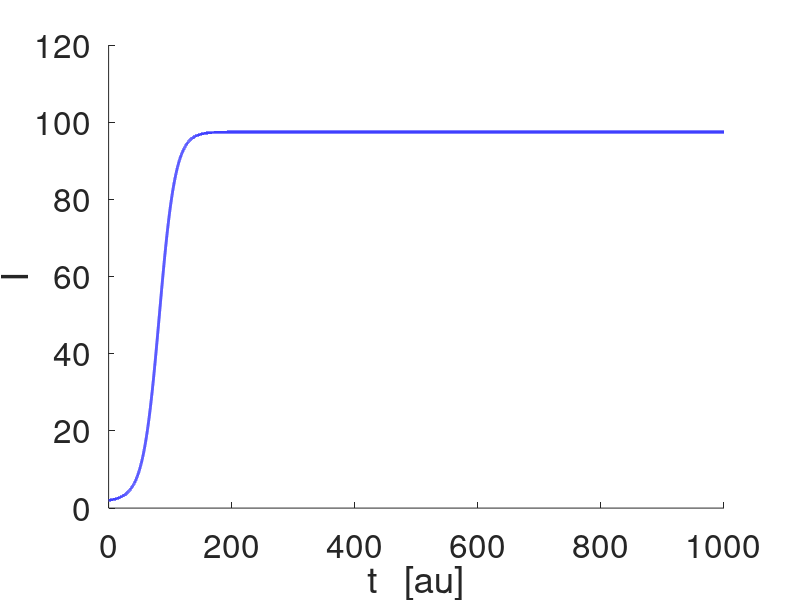
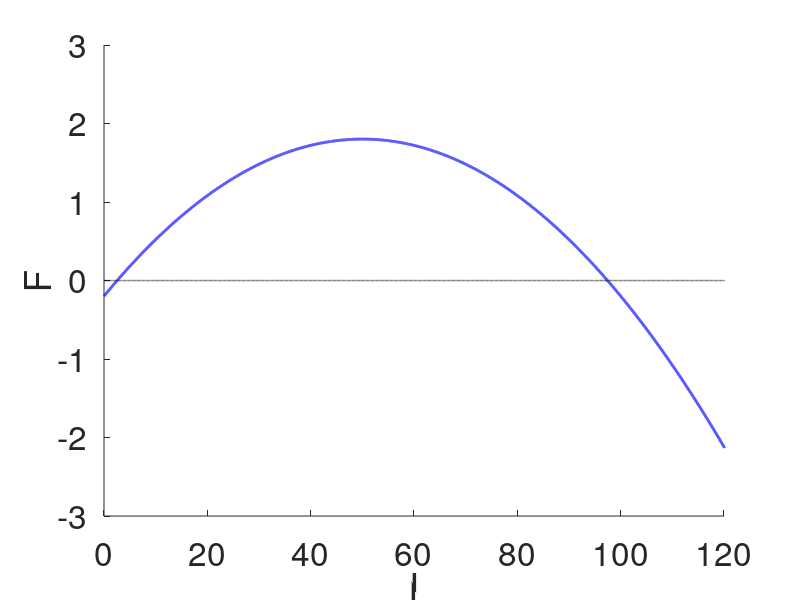

MATLAB code to generate these figures, in order:
% 2022-01-24

% Population increase: 1D quadratic dynamics - Logistic equation

clearvars;
close all;

% Parameters


a = 0.08;
c = 0.2;
N = 100;

% Time definitions

Tmax = 1000;
dt = 0.01;
t = 0:dt:Tmax;

% Numerical Simulations

I = zeros(1,length(t));

I(1) = 2;

for j=1:length(t)-1
    k1i = a*I(j)-a*I(j)^2/N-c*I(j)/(1+I(j));
    ai = I(j)+k1i*dt;
    k2i = a*ai-a*ai^2/N-c*ai/(1+ai);
    I(j+1) = I(j)+(k1i+k2i)*dt/2;
end

figure
hold on
plot(t,I,'-b','linewidth',2);
axis([0 Tmax 0 120])
set(gca,'fontsize',24);
xlabel('t   [au]');
ylabel('I');

xi = 0:0.01:200;
F = a*xi-a*xi.^2/N-c*xi/(1+xi);

figure
hold on
plot(xi,F,'-b','linewidth',2);
plot(xi,zeros(1,length(xi)),'--k','linewidth',1);
axis([0 120 -3 3])
set(gca,'fontsize',24);
xlabel('I');
ylabel('F');


